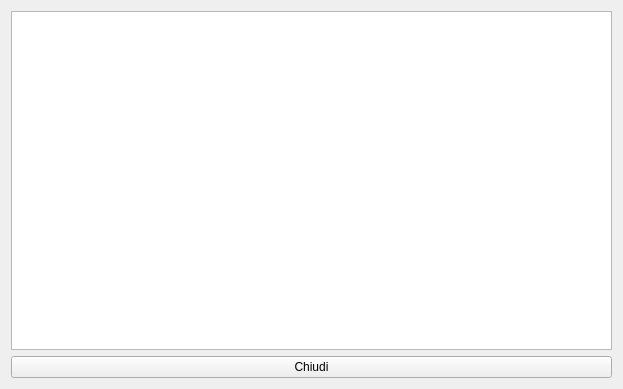
<?xml version="1.0" encoding="UTF-8"?>
<ui version="4.0">
 <class>HClientiAssociati</class>
 <widget class="QWidget" name="HClientiAssociati">
  <property name="windowModality">
   <enum>Qt::ApplicationModal</enum>
  </property>
  <property name="geometry">
   <rect>
    <x>0</x>
    <y>0</y>
    <width>623</width>
    <height>389</height>
   </rect>
  </property>
  <property name="windowTitle">
   <string>Clienti associati</string>
  </property>
  <property name="windowIcon">
   <iconset resource="icons.qrc">
    <normaloff>:/Resources/user-group-icon.png</normaloff>:/Resources/user-group-icon.png</iconset>
  </property>
  <layout class="QVBoxLayout" name="verticalLayout">
   <item>
    <widget class="QListView" name="lvClienti"/>
   </item>
   <item>
    <widget class="QPushButton" name="pushButton">
     <property name="text">
      <string>Chiudi</string>
     </property>
     <property name="icon">
      <iconset resource="icons.qrc">
       <normaloff>:/Resources/Actions-window-close-icon.png</normaloff>:/Resources/Actions-window-close-icon.png</iconset>
     </property>
     <property name="iconSize">
      <size>
       <width>32</width>
       <height>32</height>
      </size>
     </property>
    </widget>
   </item>
  </layout>
 </widget>
 <resources>
  <include location="icons.qrc"/>
 </resources>
 <connections/>
</ui>
